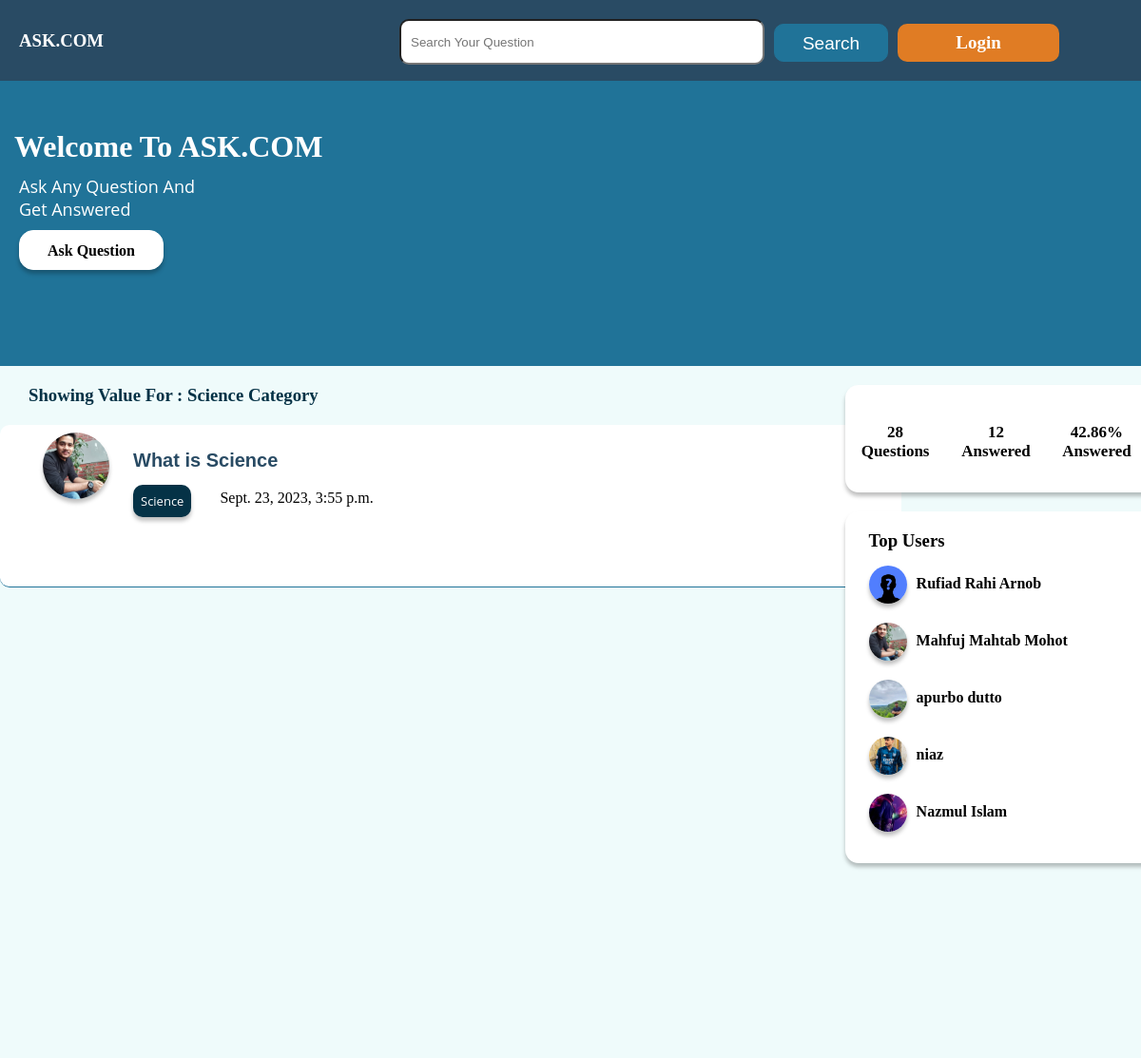
Page /category/Science on the committed database.
### questions/models.py (models this page shows)
class Questions(models.Model):
    id =models.IntegerField(primary_key =True)
    title = models.CharField(max_length = 30)
    details = models.CharField(max_length = 50)
    u_email = models.CharField(max_length=50,null = True)
    cat_name = models.CharField(max_length=100,null=True)
    time = models.DateTimeField(auto_now_add=True,null = True)

### home/models.py (models this page shows)
class OurUser(models.Model):
    id = models.IntegerField(primary_key = True)
    name = models.CharField(max_length = 30,null = True)
    email = models.CharField(max_length = 50,null = True)
    password = models.TextField(null = True)
    Bio = models.TextField(null = True)
    Num_of_followers = models.IntegerField(null = True)
    Num_of_following = models.IntegerField(null = True)
    user = models.CharField(max_length = 100,null = True)
    img = models.ImageField(upload_to='images/', null= True)
    phone_No = models.CharField(max_length = 15, null= True)

### home/views.py (the view)
# urls.py: path('category/<str:cat>',category_view,name = 'category'),
def category_view(request,cat):
    user_email = OurUser.objects.all()
    user_list={}
    questions_info = Questions.objects.all()
    count=0
    for i in range(0,len(user_email)):
        user_info = {}
        c = 0
        for j in range(0,len(questions_info)):
            if(user_email[i].email == questions_info[j].u_email):
                c+=1
                if(count != 5):
                    if(c == 1):
                        print(user_email[i])
                        user_info['name'] = user_email[i].name
                        user_info['img'] = user_email[i].img
                        user_info['user'] = user_email[i].user
                        print(user_info)
                        user_list[i] = user_info
                        count+=1
                    else:
                        break
                else:
                    break
    questions = Questions.objects.all()
    total_question = len(questions)
    answer = Answer.objects.all()
    total_answer = 0
    for i in range(0,total_question):
        for j in range(0,len(answer)):
            if questions[i].id == int(answer[j].Q_ID):
                total_answer=total_answer + 1
    perchantage = (total_answer / total_question) * 100
    question = Questions.objects.all().filter(cat_name = cat)
    question_dict = {}
    for i in range(len(question)):
        dict = {}
        for j in range(len(user_email)):
            if(question[i].u_email == user_email[j].email):
                dict['img'] = user_email[j].img
                dict['user'] = user_email[j].user
                dict['title'] = question[i].title
                dict['details'] = question[i].details
                dict['cat_name'] = question[i].cat_name
                dict['id'] = question[i].id
                dict['time'] = question[i].time
                question_dict[i] = dict
    try:
        if request.session['active'] == True:
            my_user = OurUser.objects.filter(email = request.session['0'])
            return render(request,"category.html",{"my_users" : my_user[0], "registered" : True,"question_dict" : question_dict,"total_question":total_question,"total_answer" : total_answer,"perchantage" : perchantage,"user_list" : user_list,"search":cat})
        else:
            return render(request,"category.html",{ "registered" : False,"question_dict" : question_dict,"total_question":total_question,"total_answer" : total_answer,"perchantage" : perchantage,"user_list" : user_list,"search":cat})
    except:
            return render(request,"category.html",{ "registered" : False,"question_dict" : question_dict,"total_question":total_question,"total_answer" : total_answer,"perchantage" : perchantage,"user_list" : user_list,"search":cat})

### home/templates/category.html
{% extends 'base.html' %}
{% load static %}
{% block banner %}
<div class="banner">
    <div class="main_banner">
        <h2>Welcome To ASK.COM</h2>
        <p>Ask Any Question And <br> Get Answered</p>
        <a href="/ask_question"  class="ask_question">Ask  Question</a>
    </div>
</div>
{% endblock banner %}
    {% block body %}
    <div class="container bg">
        <div class="main_container">
         <div class="left_main_container">
            <h3 class="search_h3">Showing Value For : {{ search }} Category</h3>
            {% for key,value in question_dict.items %}
            <div class="question">
                <a href="/profile/user/{{ value.user }}" class="logo_a">
                <div class="logo_section">
                <img class="logo_img" src="/media/{{ value.img }}" alt="">
            </div></a>
            <div class="rest">
                <a class="title_a" href="/answer/{{ value.id }}"><h3 class="question_title">{{ value.title }}</h3></a>
                <div class="category_section">
                    <a href="/category/{{ value.cat_name }}" class="cat">{{ value.cat_name }}</a>
                </div>
                <p class="time">{{ value.time }}</p>
            </div>
            </div>
{% endfor %}
         </div>
         <div class="right_main_container">
            <div class="overview">
                <p class="p1">{{ total_question }}<br>  Questions</p>
                <p class="p1">{{ total_answer }}<br>Answered</p>
                <p class="p1">{{ perchantage|floatformat:2 }}%<br>Answered</p>
            </div>
            <div class="top_user">
                <h3>Top Users</h3>
                {% for key,value  in user_list.items %}
                <div class="user">
                    <a href="/profile/user/{{ value.user }}"><img src="/media/{{ value.img }}"  alt="" class="top_user_logo"></a>
                    <h4 class="name">{{ value.name }}</h4>
                </div>
                {% endfor %}
            </div>
         </div>
        </div>
        {% block pagination %}
        <div class="pagination_section">
            <div class="main_pagination_section">
            </div>
        </div>
        {% endblock pagination %}
</div>
{% endblock body %}
{% block footer %} <div class="footer">All Right Reserved @ ask.com</div> {% endblock footer%}

### home/static/style/style.css (style rules this page uses)
* { margin: 0px; padding: 0px; }
.container { width: 1920px; height: auto; position: relative; }
.main_container { width: 1366px; height: auto; margin: 0 auto; }
.banner { position: relative; top: 0px; overflow: hidden; width: 1920px; height: 300px; background: #207398; }
.main_banner { width: 1366px; height: 300px; margin: 0 auto; overflow: hidden; }
.banner .main_banner h2 { font-family: 'Montserrat'; font-style: normal; font-weight: 700; font-size: 32px; line-height: 39px; color: white; margin-top: 50px; margin-left: 15px; }
.banner .main_banner p { font-family: 'Open Sans'; font-style: normal; margin-top: 10px; margin-left: 20px; color: white; font-size: 18px; }
.ask_question { box-sizing: border-box; position: absolute; width: 152px; height: 42px; background: #FFFFFF; border: 1px solid #ffffff; box-shadow: 0px 4px 4px rgba(0, 0, 0, 0.25); border-radius: 15px; margin-top: 10px; margin-left: 20px; text-align: center; line-height: 42px; text-decoration: none; color: black; font-weight: bold; }
.left_main_container { width: 70%; height: auto; float: left; }
.right_main_container { width: 29.7%; height: auto; float: right; padding-bottom: 50px; }
.question { width: 908px; height: 170px; border-bottom: 1px solid #207398; margin-top: 20px; overflow: hidden; padding-left: 40px; background: white; border-radius: 10px; }
.logo_a { display: block; width: 70px; height: 70px; }
.logo_img { width: 70px; height: 70px; border-radius: 50%; margin-top: 8px; margin-left: 5px; float: left; box-shadow:0px 4px 4px rgba(0, 0, 0, 0.25); }
.question_title { width: 780px; height: auto; display: block; margin-top: 6px; text-align: justify; margin-bottom: 14px; font-size: 20px; font-family: 'Montserrat', sans-serif; }
.title_a { text-decoration: none; color: #294B64; font-family: 'Montserrat', sans-serif; margin-right: 20px; text-align: justify; }
.cat { background: #053246; width: auto; padding: 8px; border-radius: 10px; text-decoration: none; color: white; box-shadow:0px 4px 4px rgba(0, 0, 0, 0.25); font-family: 'Open Sans'; font-style: normal; float: left; display: block; margin-right: 5px; font-size: 13px; }
.logo_section { width: 92px; height: 100px; float: left; }
.rest { width: 830px; height: 70%; margin-top: -80px; float: left; padding-left: 100px; }
.time { width: auto; height: 30px; padding-right: 20px; float: left; margin-top: 5px; }
.category_section { width: auto; height: 30%; margin-right: 10px; float: left; }
.search_h3 { margin-top: 20px; padding-left: 30px; color: #053246; }
.overview { width: 326px; height: 113px; margin-top: 20px; background: #ffffff; box-shadow: 0px 4px 4px rgba(0, 0, 0, 0.25); border-radius: 14px; margin-left: 45px; }
.p1 { width: 32.5%; float: left; height: 70px; text-align: center; padding-top: 40px; font-size: 17px; font-weight: bold; }
.top_user { width: 306px; height: 350px; margin-top: 20px; background: #ffffff; box-shadow: 0px 4px 4px rgba(0, 0, 0, 0.25); border-radius: 14px; margin-left: 45px; padding-top: 20px; padding-left: 25px; margin-bottom: 20px; }
.user { width: 95%; height: 50px; margin-top: 10px; }
.top_user_logo { width: 40px; height: 40px; border-radius: 50%; margin-top: 5px; box-shadow: 0px 4px 4px rgba(0, 0, 0, 0.25); float: left; margin-right: 10px; }
.name { padding-top: 15px; }
.pagination_section { margin-top: 10px; width: 1920px; height: 50px; overflow: hidden; }
.main_pagination_section { width: 1336px; height: 50px; margin: 0 auto; padding-left: 30px; overflow: hidden; }
.footer { width: 1920px; height: 85px; line-height: 85px; background: #294B64; text-align: center; color: white; position: absolute; }
.time { margin-left: 15px; }
.bg { background: #effbfb }
img { object-fit: cover; }

### rows in the picture
Questions: cat_name "Science", title "What is Science", cat_name "Science", time "Sept. 23, 2023, 3:55 p.m."
OurUser: img (picture), name "Mahfuj Mahtab Mohot"
OurUser: img (placeholder picture), name "Rufiad Rahi Arnob"
OurUser: img (picture), name "apurbo dutto"
OurUser: img (picture), name "niaz"
OurUser: img (picture), name "Nazmul Islam"

### other values in the picture
{{ total_question }} "28"
{{ total_answer }} "12"
{{ perchantage|floatformat:2 }} "42.86"
